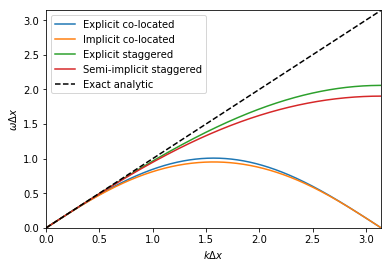

This figure's Python source:
#!/usr/bin/env python3
# -*- coding: utf-8 -*-
"""
@author: Mariana Clare
"""
import numpy as np
import matplotlib.pyplot as plt
import math


# set courant number to be equal to 0.4
c = 0.4
x = np.linspace(0, math.pi, 1000)

# dispersion relation for explicit co-located scheme
omega1 = (2/c) * np.arcsin((c/2)*(np.sin(x)))

# dispersion relation for implicit co-located scheme
omega2 = (1/c) * np.arctan(c*np.sin(x))

# dispersion relation for explicit staggered scheme
omega3 = (2/c) * np.arcsin(c*np.sin(x/2))

# dispersion relation for implicit staggered scheme
omega4 = (1/c) * np.arctan((2*c*np.sin(x/2))/ (1 - (c**2*np.sin(x/2)**2)))

# plot dispersion relation on graph
plt.plot(x, omega1, label = "Explicit co-located")
plt.plot(x, omega2, label = "Implicit co-located")
plt.plot(x, omega3, label = "Explicit staggered")
plt.plot(x, omega4, label = "Semi-implicit staggered")
plt.plot(x, x, 'k--', label = "Exact analytic")
plt.legend(loc = 'best')
plt.xlabel(r"$k \Delta x$")
plt.ylabel(r"$\omega \Delta x$")
plt.xlim([0, math.pi])
plt.ylim([0, math.pi])
#plt.title("Postive branch of dispersion relation for \n analytic solution and numerical schemes \n")
plt.show()
